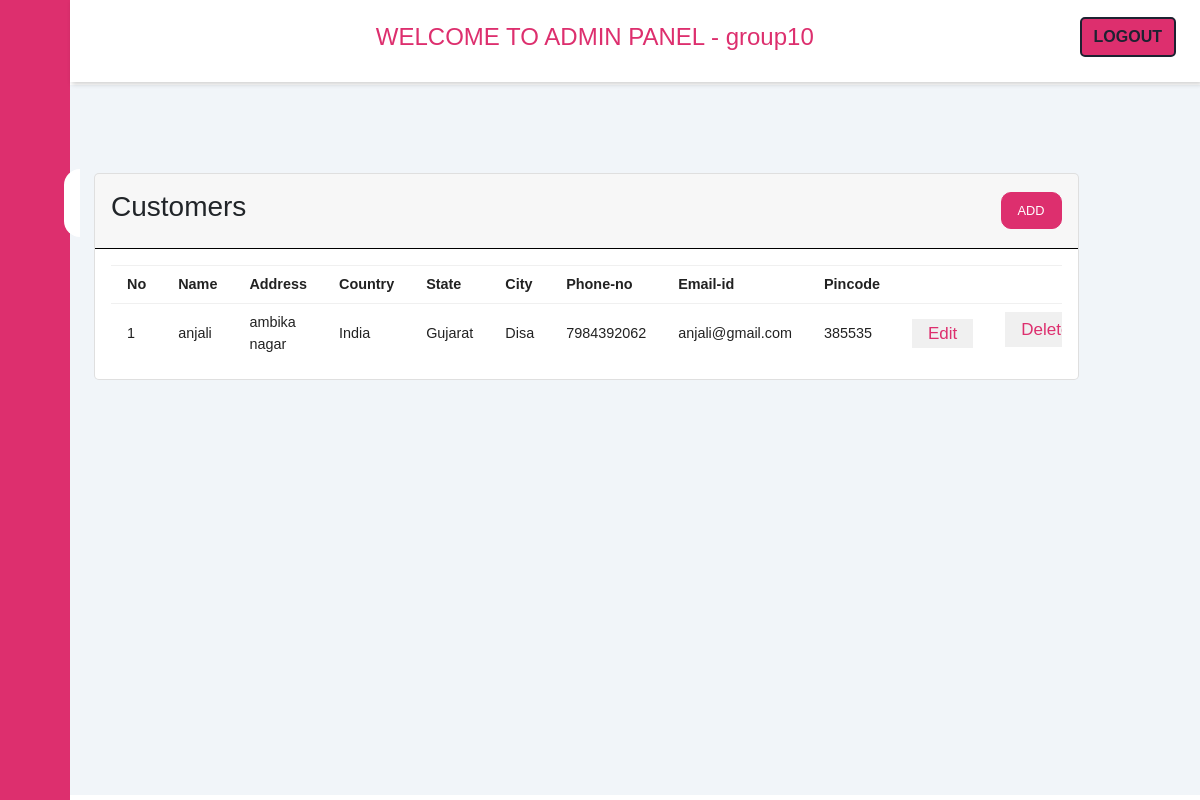
The page /admin/customer.php (signed in) on the database its author committed.
### tables this page shows
CREATE TABLE `cust_tbl` (
  `cust_id` int(5) NOT NULL,
  `cust_name` varchar(30) NOT NULL,
  `address` text NOT NULL,
  `country` varchar(30) NOT NULL,
  `state` varchar(30) NOT NULL,
  `city` varchar(30) NOT NULL,
  `phoneno` bigint(10) NOT NULL,
  `email` varchar(50) NOT NULL,
  `pincode` int(6) NOT NULL,
  `password` varchar(100) NOT NULL
);

### admin/customer.php (the view, shortened to what this page needs)
<!DOCTYPE html>
<html lang="en">
<head>
    <link href="https://cdn.jsdelivr.net/npm/bootstrap@5.0.2/dist/css/bootstrap.min.css" rel="stylesheet">
    <link rel="stylesheet" href="../css/adminpanel.css?v=<?php echo time(); ?>">
    <link rel="stylesheet" href="https://maxst.icons8.com/vue-static/landings/line-awesome/line-awesome/1.3.0/css/line-awesome.min.css">
</head>
<body>
<?php require('adminpanel.php'); ?>
<div class="main-content">
<main>
<div class="recent-grid">
        <div class="projects">
            <div class="card">
                <div class="card-header">
                    <h3>Customers</h3>
                    <button><a href="../regi.php" target="_blank">ADD </a></button>
                </div>
                <div class="card-body">
                  <div class="table-responsive">
                    <table width="100%">
                        <thead>
                            <tr>
                                <th>No</th>
                                <th>Name</th>
                                <th>Address</th>
                                <th>Country</th>
                                <th>State</th>
                                <th>City</th>
                                <th>Phone-no</th>
                                <th>Email-id</th>
                                <th>Pincode</th>
                                <th></th>
                                <th></th>
                            </tr>
                        </thead>
                        <tbody>
                                <?php
                                    $query = "SELECT * FROM `cust_tbl`";
                                    $query_run = mysqli_query($conn,$query);
                                    if(mysqli_num_rows($query_run)>0)
                                    {
                                    foreach($query_run as $row)
                                    {
                                ?>
                            <tr>
                                <td><?=$row['cust_id'];?></td>
                                <td><?= $row['cust_name']; ?></td>
                                <td><?= $row['address']; ?></td>
                                <td><?= $row['country']; ?></td>
                                <td><?= $row['state']; ?></td>
                                <td><?= $row['city']; ?></td>
                                <td><?= $row['phoneno']; ?></td>
                                <td><?= $row['email']; ?></td>
                                <td><?= $row['pincode']; ?></td>
                                <td>
                                        <a href="edit_customer.php?id=<?=$row['cust_id'];?>" class="delete">Edit</a>
                                </td>
                                <td>
                                    <form action="" method="POST">
                                        <button name="cust_delete" value="<?=$row['cust_id'];?>" class="delete">Delete</button>
                                    </form>
                                </td>
                            </tr>
                                <?php
                                    }
                                    }
                                    else
                                    {
                                ?>
                            <tr>
                                <td colspan="9">No record found</td>
                            </tr>
                                <?php
                                    }
                                ?>
                        </tbody>
                    </table>
                  </div>
                </div>
            </div>
        </div>
    </div>
</main>
</div>
</body>
</html>

### css/adminpanel.css (style rules this page uses)
:root { --main-color: #DD2F6E; --color-dark: #1D2231; --text-grey: #8390A2; }
* { padding: 0; margin: 0; box-sizing: border-box; list-style-type: none; text-decoration: none; font-family: 'Poppins', sans-serif; }
.main-content { transition: margin-left 300ms; margin-left: 345px; }
main { margin-top: 85px; padding: 2rem 1.5rem; background: #f1f5f9; min-height: calc(100vh - 90px); }
.recent-grid { margin-top: 3.5rem; display: grid; grid-gap: 2rem; grid-template-columns: 91% auto; }
.card { background: #fff; border-radius: 5px; }
.card-header, .card-body { padding: 1rem; }
.card-header { display: flex; justify-content: space-between; align-items: center; border-bottom: 1px solid black; }
.card-header button { background: var(--main-color); border-radius: 10px; color: #fff; font-size: .8rem; padding: .5rem 1rem; border: 1px solid var(--main-color); cursor: pointer; }
.card-header a { text-decoration: none; color: #fff; cursor: pointer; }
table { border-collapse: collapse; }
thead tr { border-top: 1px solid #f0f0f0; border-bottom: 1px solid #f0f0f0; }
.delete { background: #f0f0f0; color: var(--main-color); font-size: 17px; padding: .3rem 1rem; border: #f0f0f0; text-decoration: none; }
thead th, thead td { font-weight: 700; }
th, td { padding: .5rem 1rem; font-size: .9rem; color: #222; }
tr td:last-child, tr th:last-child { display: flex; align-items: center; }
.table-responsive { width: 100%; overflow-x: auto; }
@media only screen and (max-width: 1200px) { .main-content { margin-left: 70px; } }

### rows shown on the page
cust_tbl: cust_id "1", cust_name "anjali", address "ambika nagar", country "India", state "Gujarat", city "Disa", phoneno "7984392062", email "anjali@gmail.com", pincode "385535"

### other values the page prints
$_SESSION['adminloginid'] "group10"
